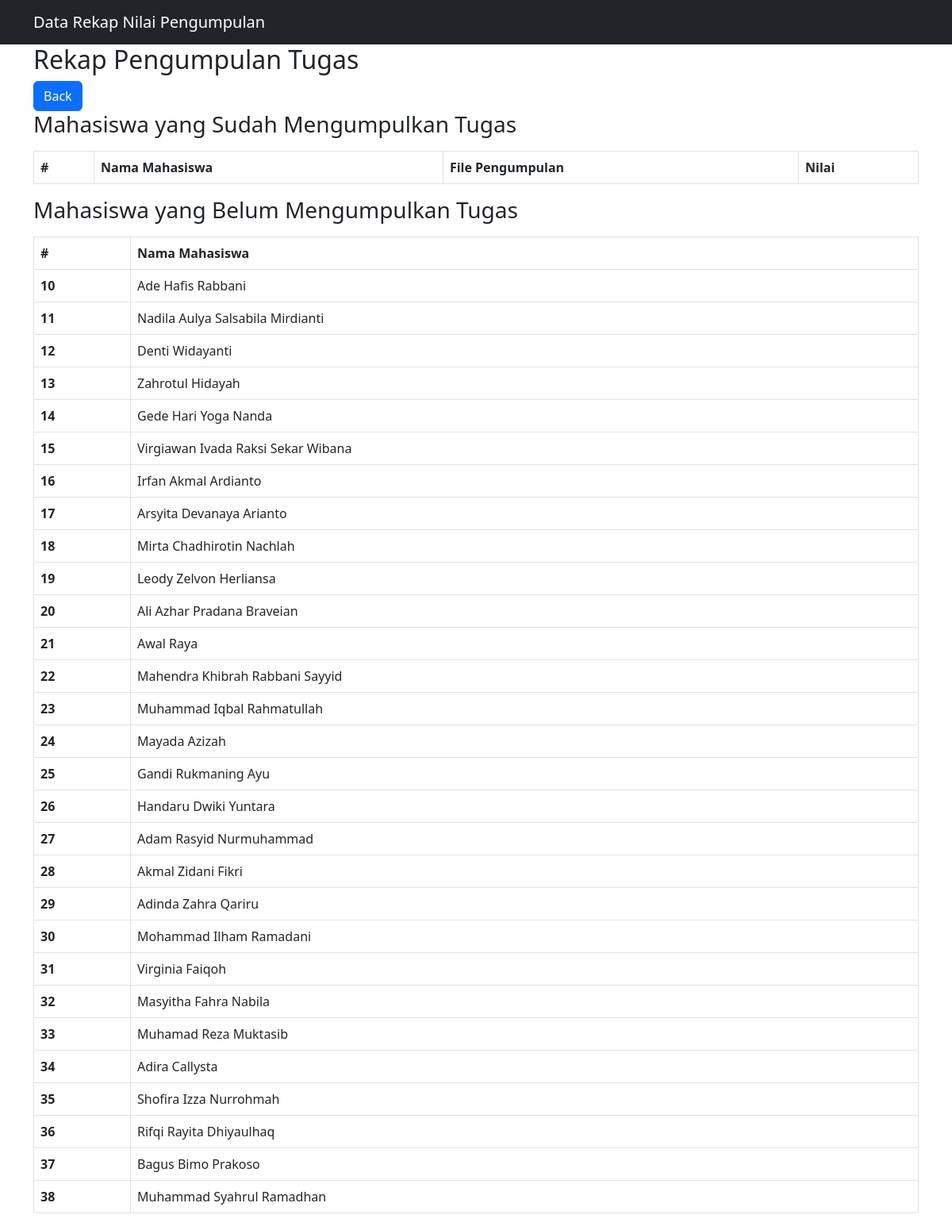
The app's page /datatugas.php (signed in) with its own data.
### tables this page shows
CREATE TABLE `mahasiswa` (
  `id_mahasiswa` int(10) NOT NULL,
  `username` varchar(255) NOT NULL,
  `password` varchar(255) NOT NULL,
  `NRP` varchar(11) NOT NULL,
  `Nama` varchar(100) NOT NULL,
  `Jenis_Kelamin` varchar(20) NOT NULL,
  `Jurusan` varchar(25) NOT NULL,
  `Email_Student` varchar(100) NOT NULL,
  `Alamat` text NOT NULL,
  `No_HP` varchar(50) NOT NULL,
  `Asal_SMA` varchar(100) NOT NULL,
  `Matakuliahfav` varchar(100) NOT NULL,
  `foto` varchar(225) NOT NULL
);

### datatugas.php (the view, shortened to what this page needs)
<?php
include 'koneksi.php';
$id_dosen = $_SESSION['id_dosen'];
$query_belum = "SELECT m.id_mahasiswa, m.Nama
                FROM mahasiswa m
                LEFT JOIN pengumpulan p ON m.id_mahasiswa = p.id_mahasiswa
                WHERE p.id_pengumpulan IS NULL
                AND m.id_mahasiswa NOT IN (
                    SELECT id_mahasiswa FROM pengumpulan WHERE id_tugas IN (
                        SELECT id_tugas FROM tugas WHERE id_dosen = '$id_dosen'
                    )
                )";
$result_belum = mysqli_query($koneksi, $query_belum);
?>
<!DOCTYPE html>
<html lang="en">
<head>
    <link href="https://cdn.jsdelivr.net/npm/bootstrap@5.3.0-alpha2/dist/css/bootstrap.min.css" rel="stylesheet">
</head>
<body>
    <nav class="navbar navbar-expand-lg navbar-dark bg-dark">
        <div class="container">
            <a class="navbar-brand" href="#">Data Rekap Nilai Pengumpulan</a>
        </div>
    </nav>
    <div class="container">
        <h2>Rekap Pengumpulan Tugas</h2>
        <a href="index.php" class="btn btn-primary">Back</a>
        <h3>Mahasiswa yang Sudah Mengumpulkan Tugas</h3>
        <table class="table table-bordered mt-3">
            <thead>
                <tr>
                    <th>#</th>
                    <th>Nama Mahasiswa</th>
                    <th>File Pengumpulan</th>
                    <th>Nilai</th>
                </tr>
            </thead>
        </table>
        <h3>Mahasiswa yang Belum Mengumpulkan Tugas</h3>
        <table class="table table-bordered mt-3">
            <thead>
                <tr>
                    <th>#</th>
                    <th>Nama Mahasiswa</th>
                </tr>
            </thead>
            <tbody>
                <?php while ($row = mysqli_fetch_assoc($result_belum)) : ?>
                    <tr>
                        <th scope="row"><?php echo $row['id_mahasiswa']; ?></th>
                        <td><?php echo $row['Nama']; ?></td>
                    </tr>
                <?php endwhile; ?>
            </tbody>
        </table>
    </div>
</body>
</html>

### records on screen
mahasiswa: id_mahasiswa "10", Nama "Ade Hafis Rabbani"
mahasiswa: id_mahasiswa "11", Nama "Nadila Aulya Salsabila Mirdianti"
mahasiswa: id_mahasiswa "12", Nama "Denti Widayanti"
mahasiswa: id_mahasiswa "13", Nama "Zahrotul Hidayah"
mahasiswa: id_mahasiswa "14", Nama "Gede Hari Yoga Nanda"
mahasiswa: id_mahasiswa "15", Nama "Virgiawan Ivada Raksi Sekar Wibana"
mahasiswa: id_mahasiswa "16", Nama "Irfan Akmal Ardianto"
mahasiswa: id_mahasiswa "17", Nama "Arsyita Devanaya Arianto"
mahasiswa: id_mahasiswa "18", Nama "Mirta Chadhirotin Nachlah"
mahasiswa: id_mahasiswa "19", Nama "Leody Zelvon Herliansa"
mahasiswa: id_mahasiswa "20", Nama "Ali Azhar Pradana Braveian"
mahasiswa: id_mahasiswa "21", Nama "Awal Raya"
mahasiswa: id_mahasiswa "22", Nama "Mahendra Khibrah Rabbani Sayyid"
mahasiswa: id_mahasiswa "23", Nama "Muhammad Iqbal Rahmatullah"
mahasiswa: id_mahasiswa "24", Nama "Mayada Azizah"
mahasiswa: id_mahasiswa "25", Nama "Gandi Rukmaning Ayu"
mahasiswa: id_mahasiswa "26", Nama "Handaru Dwiki Yuntara"
mahasiswa: id_mahasiswa "27", Nama "Adam Rasyid Nurmuhammad"
mahasiswa: id_mahasiswa "28", Nama "Akmal Zidani Fikri"
mahasiswa: id_mahasiswa "29", Nama "Adinda Zahra Qariru"
mahasiswa: id_mahasiswa "30", Nama "Mohammad Ilham Ramadani"
mahasiswa: id_mahasiswa "31", Nama "Virginia Faiqoh"
mahasiswa: id_mahasiswa "32", Nama "Masyitha Fahra Nabila"
mahasiswa: id_mahasiswa "33", Nama "Muhamad Reza Muktasib"
mahasiswa: id_mahasiswa "34", Nama "Adira Callysta"
mahasiswa: id_mahasiswa "35", Nama "Shofira Izza Nurrohmah"
mahasiswa: id_mahasiswa "36", Nama "Rifqi Rayita Dhiyaulhaq"
mahasiswa: id_mahasiswa "37", Nama "Bagus Bimo Prakoso"
mahasiswa: id_mahasiswa "38", Nama "Muhammad Syahrul Ramadhan"
